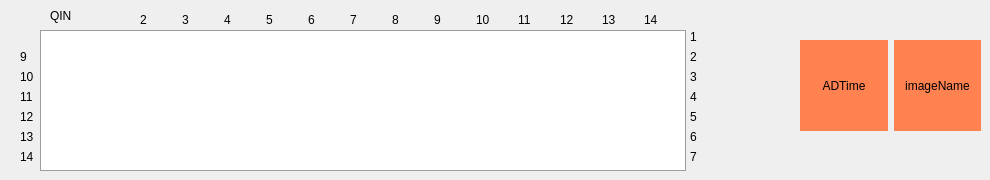
        <widget class="QWidget" name="page">
         <widget class="QFrame" name="qinFrame">
          <property name="geometry">
           <rect>
            <x>40</x>
            <y>30</y>
            <width>656</width>
            <height>141</height>
           </rect>
          </property>
          <property name="styleSheet">
           <string notr="true">QFrame{
    border: 1px solid #9D9D9D;
	background-color: #FFFFFF;
	border-radius:0px;
    padding:0 0px;
	margin-right: 10px;
}</string>
          </property>
          <property name="frameShape">
           <enum>QFrame::StyledPanel</enum>
          </property>
          <property name="frameShadow">
           <enum>QFrame::Raised</enum>
          </property>
          <layout class="QVBoxLayout" name="verticalLayout_5">
           <property name="spacing">
            <number>0</number>
           </property>
           <property name="topMargin">
            <number>0</number>
           </property>
           <property name="bottomMargin">
            <number>0</number>
           </property>
          </layout>
         </widget>
         <widget class="QWidget" name="layoutWidget_2">
          <property name="geometry">
           <rect>
            <x>20</x>
            <y>50</y>
            <width>16</width>
            <height>116</height>
           </rect>
          </property>
          <layout class="QVBoxLayout" name="verticalLayout_7">
           <item>
            <widget class="QLabel" name="label_14">
             <property name="minimumSize">
              <size>
               <width>0</width>
               <height>14</height>
              </size>
             </property>
             <property name="maximumSize">
              <size>
               <width>21</width>
               <height>14</height>
              </size>
             </property>
             <property name="text">
              <string>9</string>
             </property>
            </widget>
           </item>
           <item>
            <widget class="QLabel" name="label_15">
             <property name="minimumSize">
              <size>
               <width>0</width>
               <height>14</height>
              </size>
             </property>
             <property name="maximumSize">
              <size>
               <width>21</width>
               <height>14</height>
              </size>
             </property>
             <property name="text">
              <string>10</string>
             </property>
            </widget>
           </item>
           <item>
            <widget class="QLabel" name="label_16">
             <property name="minimumSize">
              <size>
               <width>0</width>
               <height>14</height>
              </size>
             </property>
             <property name="maximumSize">
              <size>
               <width>21</width>
               <height>14</height>
              </size>
             </property>
             <property name="text">
              <string>11</string>
             </property>
            </widget>
           </item>
           <item>
            <widget class="QLabel" name="label_17">
             <property name="minimumSize">
              <size>
               <width>0</width>
               <height>14</height>
              </size>
             </property>
             <property name="maximumSize">
              <size>
               <width>21</width>
               <height>14</height>
              </size>
             </property>
             <property name="text">
              <string>12</string>
             </property>
            </widget>
           </item>
           <item>
            <widget class="QLabel" name="label_18">
             <property name="minimumSize">
              <size>
               <width>0</width>
               <height>14</height>
              </size>
             </property>
             <property name="maximumSize">
              <size>
               <width>21</width>
               <height>14</height>
              </size>
             </property>
             <property name="text">
              <string>13</string>
             </property>
            </widget>
           </item>
           <item>
            <widget class="QLabel" name="label_19">
             <property name="minimumSize">
              <size>
               <width>0</width>
               <height>14</height>
              </size>
             </property>
             <property name="maximumSize">
              <size>
               <width>21</width>
               <height>14</height>
              </size>
             </property>
             <property name="text">
              <string>14</string>
             </property>
            </widget>
           </item>
          </layout>
         </widget>
         <widget class="QLabel" name="QINLabel">
          <property name="geometry">
           <rect>
            <x>50</x>
            <y>0</y>
            <width>54</width>
            <height>31</height>
           </rect>
          </property>
          <property name="styleSheet">
           <string notr="true">QLabel#label_60
{
  color: rgb(255, 97, 24);
  font: 75 20pt &quot;新宋体&quot;;
}</string>
          </property>
          <property name="text">
           <string>QIN</string>
          </property>
         </widget>
         <widget class="QWidget" name="layoutWidget">
          <property name="geometry">
           <rect>
            <x>690</x>
            <y>30</y>
            <width>16</width>
            <height>136</height>
           </rect>
          </property>
          <layout class="QVBoxLayout" name="verticalLayout_6">
           <item>
            <widget class="QLabel" name="label_7">
             <property name="minimumSize">
              <size>
               <width>0</width>
               <height>14</height>
              </size>
             </property>
             <property name="maximumSize">
              <size>
               <width>21</width>
               <height>14</height>
              </size>
             </property>
             <property name="text">
              <string>1</string>
             </property>
            </widget>
           </item>
           <item>
            <widget class="QLabel" name="label_8">
             <property name="minimumSize">
              <size>
               <width>0</width>
               <height>14</height>
              </size>
             </property>
             <property name="maximumSize">
              <size>
               <width>21</width>
               <height>14</height>
              </size>
             </property>
             <property name="text">
              <string>2</string>
             </property>
            </widget>
           </item>
           <item>
            <widget class="QLabel" name="label_9">
             <property name="minimumSize">
              <size>
               <width>0</width>
               <height>14</height>
              </size>
             </property>
             <property name="maximumSize">
              <size>
               <width>21</width>
               <height>14</height>
              </size>
             </property>
             <property name="text">
              <string>3</string>
             </property>
            </widget>
           </item>
           <item>
            <widget class="QLabel" name="label_10">
             <property name="minimumSize">
              <size>
               <width>0</width>
               <height>14</height>
              </size>
             </property>
             <property name="maximumSize">
              <size>
               <width>21</width>
               <height>14</height>
              </size>
             </property>
             <property name="text">
              <string>4</string>
             </property>
            </widget>
           </item>
           <item>
            <widget class="QLabel" name="label_11">
             <property name="minimumSize">
              <size>
               <width>0</width>
               <height>14</height>
              </size>
             </property>
             <property name="maximumSize">
              <size>
               <width>21</width>
               <height>14</height>
              </size>
             </property>
             <property name="text">
              <string>5</string>
             </property>
            </widget>
           </item>
           <item>
            <widget class="QLabel" name="label_12">
             <property name="minimumSize">
              <size>
               <width>0</width>
               <height>14</height>
              </size>
             </property>
             <property name="maximumSize">
              <size>
               <width>21</width>
               <height>14</height>
              </size>
             </property>
             <property name="text">
              <string>6</string>
             </property>
            </widget>
           </item>
           <item>
            <widget class="QLabel" name="label_13">
             <property name="minimumSize">
              <size>
               <width>0</width>
               <height>14</height>
              </size>
             </property>
             <property name="maximumSize">
              <size>
               <width>21</width>
               <height>14</height>
              </size>
             </property>
             <property name="text">
              <string>7</string>
             </property>
            </widget>
           </item>
          </layout>
         </widget>
         <widget class="QWidget" name="layoutWidget">
          <property name="geometry">
           <rect>
            <x>140</x>
            <y>10</y>
            <width>542</width>
            <height>20</height>
           </rect>
          </property>
          <property name="minimumSize">
           <size>
            <width>36</width>
            <height>14</height>
           </size>
          </property>
          <layout class="QHBoxLayout" name="horizontalLayout_7">
           <item>
            <widget class="QLabel" name="label_21">
             <property name="minimumSize">
              <size>
               <width>36</width>
               <height>14</height>
              </size>
             </property>
             <property name="maximumSize">
              <size>
               <width>36</width>
               <height>14</height>
              </size>
             </property>
             <property name="text">
              <string>2</string>
             </property>
            </widget>
           </item>
           <item>
            <widget class="QLabel" name="label_22">
             <property name="minimumSize">
              <size>
               <width>36</width>
               <height>14</height>
              </size>
             </property>
             <property name="maximumSize">
              <size>
               <width>36</width>
               <height>14</height>
              </size>
             </property>
             <property name="text">
              <string>3</string>
             </property>
            </widget>
           </item>
           <item>
            <widget class="QLabel" name="label_23">
             <property name="minimumSize">
              <size>
               <width>36</width>
               <height>14</height>
              </size>
             </property>
             <property name="maximumSize">
              <size>
               <width>36</width>
               <height>14</height>
              </size>
             </property>
             <property name="text">
              <string>4</string>
             </property>
            </widget>
           </item>
           <item>
            <widget class="QLabel" name="label_24">
             <property name="minimumSize">
              <size>
               <width>36</width>
               <height>14</height>
              </size>
             </property>
             <property name="maximumSize">
              <size>
               <width>36</width>
               <height>14</height>
              </size>
             </property>
             <property name="text">
              <string>5</string>
             </property>
            </widget>
           </item>
           <item>
            <widget class="QLabel" name="label_25">
             <property name="minimumSize">
              <size>
               <width>36</width>
               <height>14</height>
              </size>
             </property>
             <property name="maximumSize">
              <size>
               <width>36</width>
               <height>14</height>
              </size>
             </property>
             <property name="text">
              <string>6</string>
             </property>
            </widget>
           </item>
           <item>
            <widget class="QLabel" name="label_26">
             <property name="minimumSize">
              <size>
               <width>36</width>
               <height>14</height>
              </size>
             </property>
             <property name="maximumSize">
              <size>
               <width>36</width>
               <height>14</height>
              </size>
             </property>
             <property name="text">
              <string>7</string>
             </property>
            </widget>
           </item>
           <item>
            <widget class="QLabel" name="label_27">
             <property name="minimumSize">
              <size>
               <width>36</width>
               <height>14</height>
              </size>
             </property>
             <property name="maximumSize">
              <size>
               <width>36</width>
               <height>14</height>
              </size>
             </property>
             <property name="text">
              <string>8</string>
             </property>
            </widget>
           </item>
           <item>
            <widget class="QLabel" name="label_28">
             <property name="minimumSize">
              <size>
               <width>36</width>
               <height>14</height>
              </size>
             </property>
             <property name="maximumSize">
              <size>
               <width>36</width>
               <height>14</height>
              </size>
             </property>
             <property name="text">
              <string>9</string>
             </property>
            </widget>
           </item>
           <item>
            <widget class="QLabel" name="label_29">
             <property name="minimumSize">
              <size>
               <width>36</width>
               <height>14</height>
              </size>
             </property>
             <property name="maximumSize">
              <size>
               <width>36</width>
               <height>14</height>
              </size>
             </property>
             <property name="text">
              <string>10</string>
             </property>
            </widget>
           </item>
           <item>
            <widget class="QLabel" name="label_30">
             <property name="minimumSize">
              <size>
               <width>36</width>
               <height>14</height>
              </size>
             </property>
             <property name="maximumSize">
              <size>
               <width>36</width>
               <height>14</height>
              </size>
             </property>
             <property name="text">
              <string>11</string>
             </property>
            </widget>
           </item>
           <item>
            <widget class="QLabel" name="label_31">
             <property name="minimumSize">
              <size>
               <width>36</width>
               <height>14</height>
              </size>
             </property>
             <property name="maximumSize">
              <size>
               <width>36</width>
               <height>14</height>
              </size>
             </property>
             <property name="text">
              <string>12</string>
             </property>
            </widget>
           </item>
           <item>
            <widget class="QLabel" name="label_32">
             <property name="minimumSize">
              <size>
               <width>36</width>
               <height>14</height>
              </size>
             </property>
             <property name="maximumSize">
              <size>
               <width>36</width>
               <height>14</height>
              </size>
             </property>
             <property name="text">
              <string>13</string>
             </property>
            </widget>
           </item>
           <item>
            <widget class="QLabel" name="label_59">
             <property name="minimumSize">
              <size>
               <width>36</width>
               <height>14</height>
              </size>
             </property>
             <property name="maximumSize">
              <size>
               <width>36</width>
               <height>14</height>
              </size>
             </property>
             <property name="text">
              <string>14</string>
             </property>
            </widget>
           </item>
          </layout>
         </widget>
         <widget class="QWidget" name="layoutWidget">
          <property name="geometry">
           <rect>
            <x>800</x>
            <y>40</y>
            <width>181</width>
            <height>91</height>
           </rect>
          </property>
          <layout class="QHBoxLayout" name="horizontalLayout_10">
           <item>
            <widget class="QLabel" name="adTimeLbl">
             <property name="styleSheet">
              <string notr="true">background-color: rgb(255, 130, 80);</string>
             </property>
             <property name="text">
              <string>ADTime</string>
             </property>
             <property name="alignment">
              <set>Qt::AlignCenter</set>
             </property>
            </widget>
           </item>
           <item>
            <widget class="QLabel" name="imageFileNameLabel">
             <property name="styleSheet">
              <string notr="true">background-color: rgb(255, 130, 80);</string>
             </property>
             <property name="text">
              <string>imageName</string>
             </property>
             <property name="alignment">
              <set>Qt::AlignCenter</set>
             </property>
            </widget>
           </item>
          </layout>
         </widget>
        </widget>
